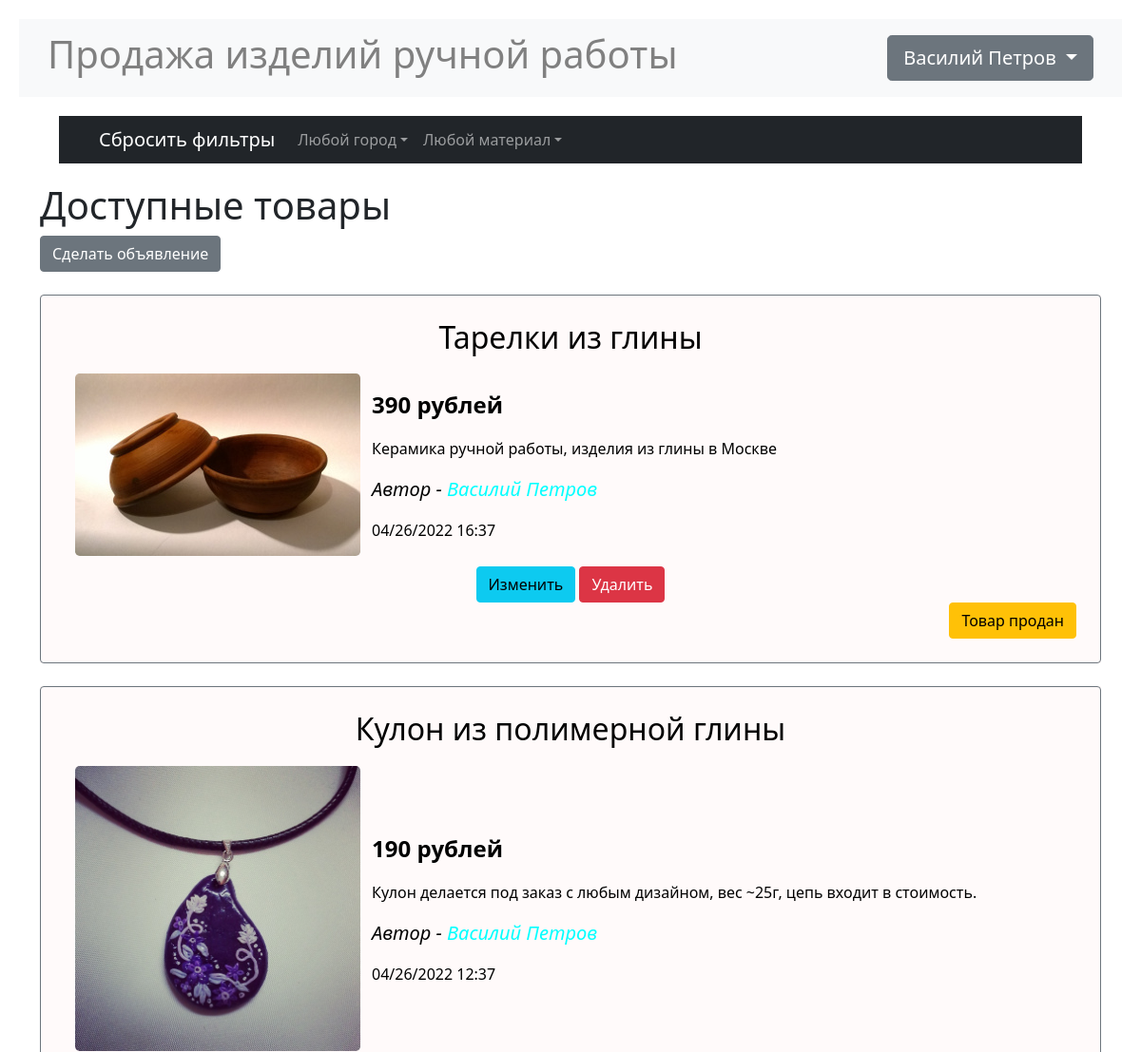
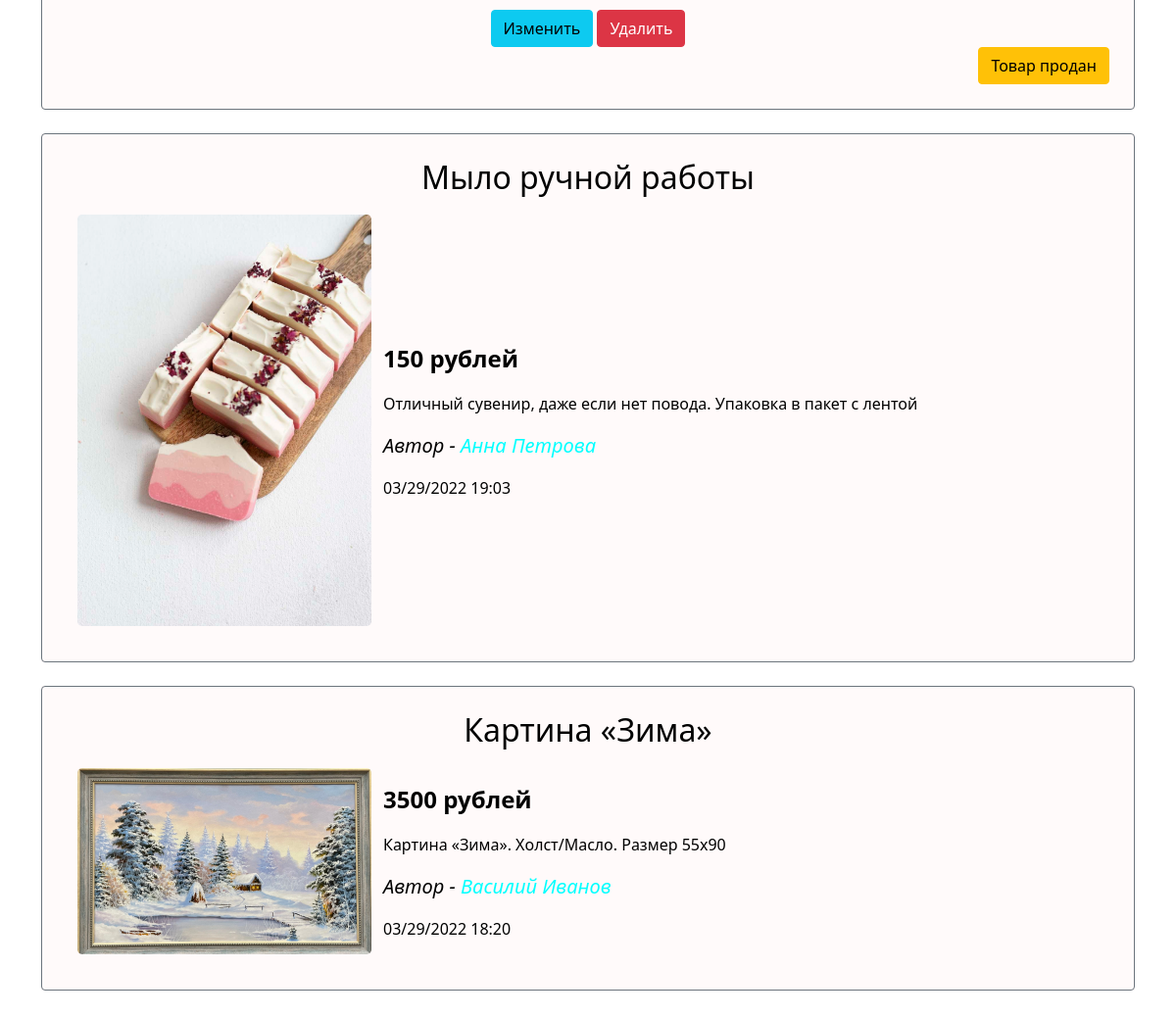
Page / (signed in) on the committed database (2 pictures, top to bottom).
### data/users.py (models this page shows, shortened)
class User(SqlAlchemyBase, UserMixin, SerializerMixin):
    __tablename__ = 'users'
    id = sqlalchemy.Column(sqlalchemy.Integer,
                           primary_key=True, autoincrement=True)
    name = sqlalchemy.Column(sqlalchemy.String, nullable=True)
    surname = sqlalchemy.Column(sqlalchemy.String, nullable=True)
    patronymic = sqlalchemy.Column(sqlalchemy.String, nullable=True)
    city = sqlalchemy.Column(sqlalchemy.String, nullable=True)
    age = sqlalchemy.Column(sqlalchemy.Integer, nullable=True)
    email = sqlalchemy.Column(sqlalchemy.String,
                              index=True, unique=True, nullable=True)
    about = sqlalchemy.Column(sqlalchemy.String, nullable=True)
    hashed_password = sqlalchemy.Column(sqlalchemy.String, nullable=True)
    created_date = sqlalchemy.Column(sqlalchemy.DateTime,
                                     default=datetime.datetime.now)
    ads = orm.relation("Ad", back_populates='user')

### data/ads.py (models this page shows)
class Ad(SqlAlchemyBase, SerializerMixin):
    __tablename__ = 'ads'
    id = sqlalchemy.Column(sqlalchemy.Integer,
                           primary_key=True, autoincrement=True)
    user_id = sqlalchemy.Column(sqlalchemy.Integer,
                                sqlalchemy.ForeignKey("users.id"))
    title = sqlalchemy.Column(sqlalchemy.String, nullable=True)
    content = sqlalchemy.Column(sqlalchemy.String, nullable=True)
    price = sqlalchemy.Column(sqlalchemy.Integer, nullable=True)
    filename = sqlalchemy.Column(sqlalchemy.String, nullable=True)
    created_date = sqlalchemy.Column(sqlalchemy.DateTime,
                                     default=datetime.datetime.now)
    is_sold = sqlalchemy.Column(sqlalchemy.Boolean, default=False)
    material = sqlalchemy.Column(sqlalchemy.String, nullable=True)
    condition = sqlalchemy.Column(sqlalchemy.String, nullable=True)
    user = orm.relation('User')

### main.py (the view)
@app.route("/")
@app.route("/<city>/<material>")
def index(city="Любой город", material="Любой материал"):
    db_sess = db_session.create_session()
    filters = [Ad.is_sold == 0]
    if city != "Любой город":
        filters.append(User.city == city)
    if material != "Любой материал":
        filters.append(Ad.material == material)
    ads = db_sess.query(Ad).join(User).filter(*filters).all()
    cities = set([user.city for user in db_sess.query(User).all()])
    params = {
        "cities": cities,
        "current_city": city,
        "materials": materials[:-1],
        "current_material": material,
        "ads": ads,
        "css": "../static/css/index.css",
        "title": "Продажа изделий ручной работы"
    }
    return render_template("index.html", **params)

### data/db_session.py (called while the page is built)
def create_session() -> Session:
    global __factory
    return __factory()

### functions.py (called while the page is built)
def get_utc(city_to_find):
    with open('db/cities_utc.csv', encoding="utf8") as csvfile:
        reader = csv.reader(csvfile, delimiter=';', quotechar='"')
        for city, utc in reader:
            if city == city_to_find and city != "Город":
                return int(utc)
    return 0

### main.py (called while the page is built)
@app.template_filter('change_time')
def change_time(time, city):
    return time + datetime.timedelta(hours=get_utc(city))

@login_manager.user_loader
def load_user(user_id):
    db_sess = db_session.create_session()
    return db_sess.query(User).get(user_id)

### templates/index.html (shortened to what this page needs)
{% extends "base.html" %}
{% block content %}
<nav class="navbar navbar-expand-lg navbar-dark bg-dark" id="filters">
    <div class="container-fluid">
        <a class="navbar-brand" href="/">Сбросить фильтры</a>
        <div class="collapse navbar-collapse" id="navbarScroll">
            <ul class="navbar-nav me-auto my-2 my-lg-0 navbar-nav-scroll"
                style="--bs-scroll-height: 100px;">
                <li class="nav-item dropdown">
                    <a class="nav-link dropdown-toggle" role="button"
                       data-bs-toggle="dropdown" aria-expanded="false">
                        {{ current_city }}</a>
                </li>
                <li class="nav-item dropdown">
                    <a class="nav-link dropdown-toggle" role="button"
                       data-bs-toggle="dropdown" aria-expanded="false">
                        {{ current_material }}</a>
                </li>
            </ul>
        </div>
    </div>
</nav>
<h1>Доступные товары</h1>
{% if current_user.is_authenticated %}
<a href="ad" class="btn btn-secondary">Сделать объявление</a>
{% endif %}<br><br>
{% include "ads_list.html" %}
{% endblock %}

### templates/base.html (shortened to what this page needs)
<!doctype html>
<html lang="en">
<head>
    <link href="https://cdn.jsdelivr.net/npm/bootstrap@5.1.3/dist/css/bootstrap.min.css"
          rel="stylesheet"
>
    <link rel="stylesheet" type="text/css" href={{css}}>
    <link rel="stylesheet" type="text/css" href="/static/css/base.css">
</head>
<body>
<header>
    <nav class="navbar navbar-light bg-light">
        <span class="navbar-text h1" data-bs-toggle="tooltip"
              data-bs-placement="bottom" title="Перейти на главную страницу">
            <a href="/" class="base_title"
               style="color:grey; white-space: nowrap;">
                Продажа изделий ручной работы</a></span>
        {% if current_user.is_authenticated %}
        <div class="btn-group">
            <button type="button"
                    class="btn btn-secondary btn-lg dropdown-toggle"
                    data-bs-toggle="dropdown" aria-expanded="false">
                {{ current_user.name }} {{ current_user.surname }}
            </button>
        </div>
        {% else %}
        <p>
            <a class="btn btn-primary"
               href="/register">Зарегистрироваться</a>
            <a class="btn btn-success" href="/login">Войти</a>
        </p>
        {% endif %}
    </nav>
</header>
<main role="main" class="container">
    {% block content %}{% endblock %}
</main>
</body>
</html>

### templates/ads_list.html (shortened to what this page needs)
{% for item in ads|sort(attribute='created_date', reverse=true)%}
{% set i = loop.index %}
<div class="add">
    <div class="border border-secondary rounded">
        <a href="/ad/details/{{ item.id }}" title="Подробнее о товаре" id="add_href">
            <h2 align="center">{{item.title}}</h2>
            <table>
                <tr>
                    <td>
                        <a data-bs-toggle="modal"
                           data-bs-target="#Modal{{loop.index}}">
                            <img class="add_img rounded-3"
                                 src="/static/img/{{item.filename}}"
                                 alt="Изображение товара">
                        </a>
                    </td>
                    <td><p>
                        <p class="fw-bold fs-4">{{item.price}} рублей</p>
                        <p class="fs-6">{{item.content}}</p>
                        <p class="fst-italic fs-5">
                            Автор - <a class="navbar-brand"
                                       href="/user/{{item.user.id}}/active"
                                       title="Подробнее об авторе"
                                       id="profile_href">
                            {{item.user.name}} {{item.user.surname}}</a></p>
                        <p class="fs-6">
                            {{ (item.created_date |
                            change_time(current_user.city)).strftime("%m/%d/%Y %H:%M") }}</p>
                    </td>
                </tr>
            </table>
            {% if current_user.is_authenticated and current_user == item.user and state != "complete" %}
            <div align="center">
                <a href="/ad/{{ item.id }}" class="btn btn-info">
                    Изменить
                </a>
                <a href="/ad_delete/{{ item.id }}"
                   class="btn btn-danger" id="btn_sold">
                    Удалить
                </a>
            </div>
            <div align="right">
                <a href="/change_is_sold/1/{{ item.id }}"
                   class="btn btn-warning">Товар продан</a>
            </div>
            {% endif %}
        </a>
    </div>
</div><br>
{% endfor %}

### static/css/index.css (style rules this page uses)
.border { padding: 25px 25px; }
.add { background-color: #FFFAFA; }
#add_href { color: #000000; text-decoration: none; }
#profile_href { color: #00FFFF; text-decoration: none; }
.add_img { max-width: 300px; height: auto; margin: 10px; }
#filters { margin: 20px; }

### static/css/base.css (style rules this page uses)
body { margin: 20px; }
.navbar { padding: 5px 30px; }
.base_title { text-decoration: none; }

### rows in the picture
User: name "Василий", surname "Петров"
Ad: title "Тарелки из глины", filename (picture), price "390", content "Керамика ручной работы, изделия из глины в Москве", user.name "Василий", user.surname "Петров", created_date.city "04/26/2022 16:37"
Ad: title "Кулон из полимерной глины", filename (picture), price "190", content "Кулон делается под заказ с любым дизайном, вес ~25г, цепь входит в стоимость.", user.name "Василий", user.surname "Петров", created_date.city "04/26/2022 12:37"
Ad: title "Мыло ручной работы", filename (picture), price "150", content "Отличный сувенир, даже если нет повода. Упаковка в пакет с лентой", user.name "Анна", user.surname "Петрова", created_date.city "03/29/2022 19:03"
Ad: title "Картина «Зима»", filename (picture), price "3500", content "Картина «Зима». Холст/Масло. Размер 55x90", user.name "Василий", user.surname "Иванов", created_date.city "03/29/2022 18:20"

### other values in the picture
{{ current_city }} "Любой город"
{{ current_material }} "Любой материал"
